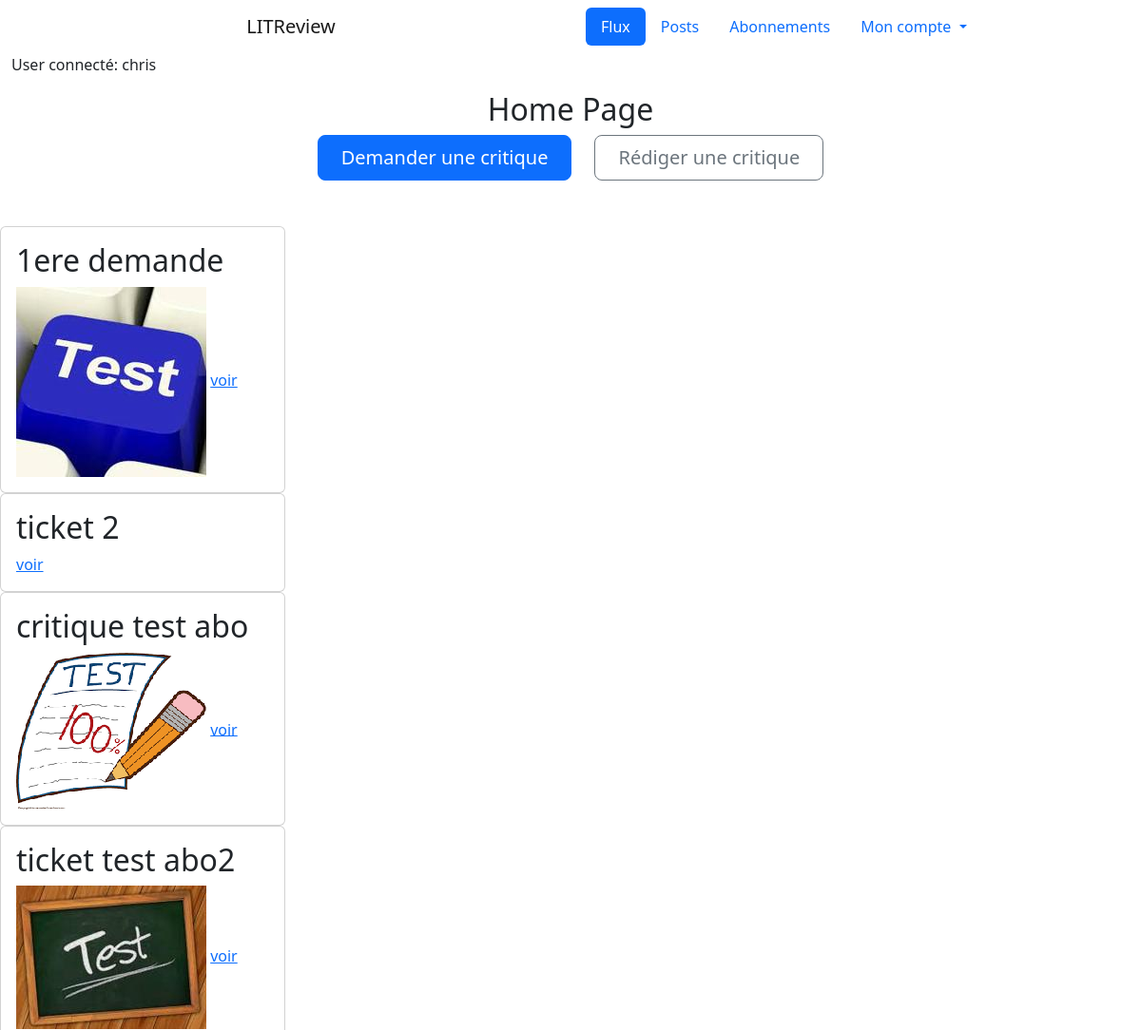
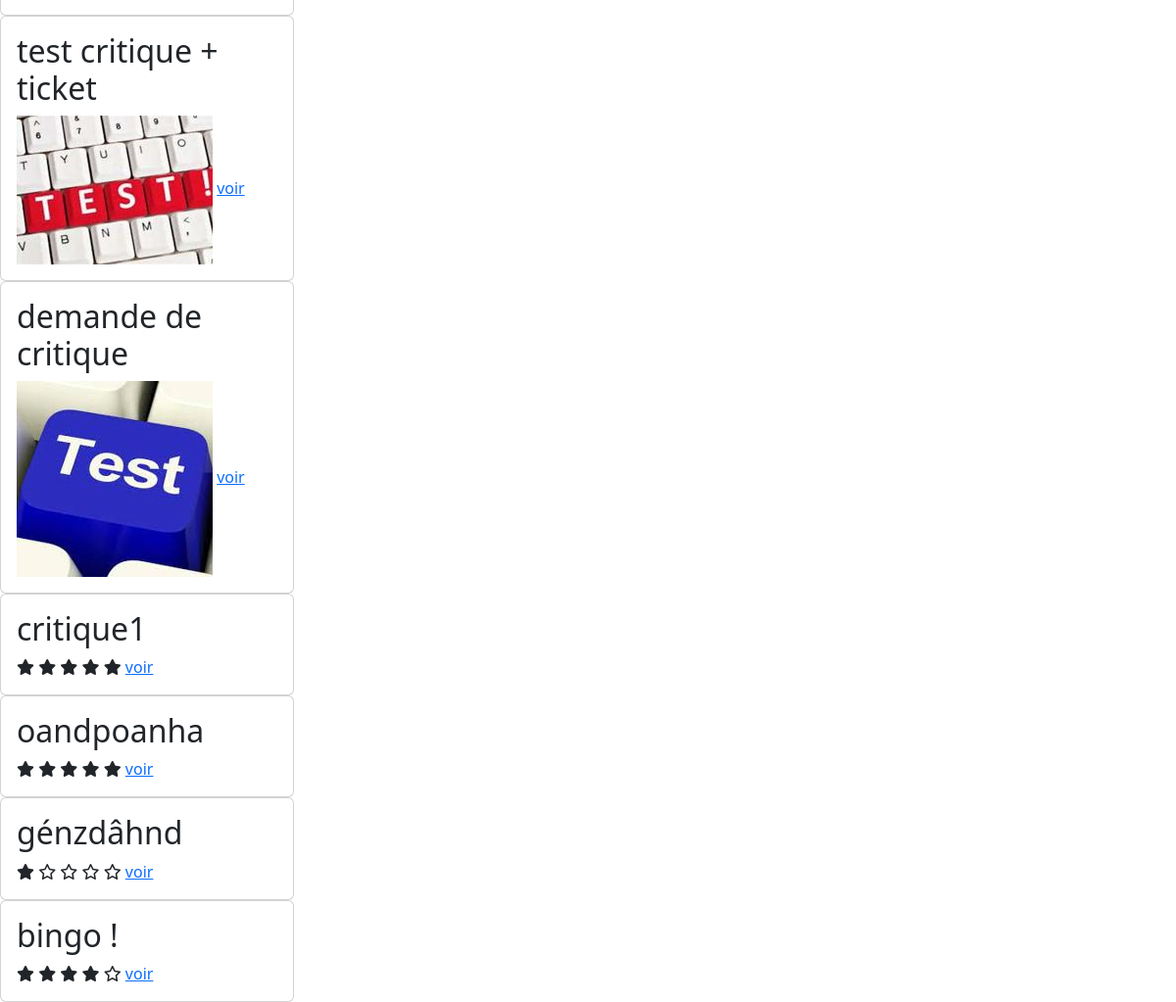
The app's page /home/ (signed in) with its own data (2 pictures, top to bottom).
### authentication/models.py (models this page shows)
class User(AbstractUser):
    follows = models.ManyToManyField(
        'self',
        symmetrical=False,
        verbose_name='abonnement',
        through='UserFollows',
        related_name='followed_users'
    )

### reviews/models.py (models this page shows, shortened)
class Ticket(models.Model):
    title = models.fields.CharField(max_length=128)
    description = models.fields.TextField(max_length=2048, blank=True)
    image = models.ImageField(null=True, blank=True)
    time_created = models.DateTimeField(auto_now_add=True)
    last_edited = models.DateTimeField(auto_now_add=True, null=True)
    user = models.ForeignKey(settings.AUTH_USER_MODEL, null=True, on_delete=models.CASCADE)
    IMAGE_MAX_SIZE = (200, 200)

class Review(models.Model):
    class Rating(models.IntegerChoices):
        ZERO = 0
        ONE = 1
        TWO = 2
        THREE = 3
        FOUR = 4
        FIVE = 5
    ticket = models.ForeignKey(Ticket, on_delete=models.CASCADE)
    headline = models.fields.CharField(max_length=128)
    body = models.fields.TextField(max_length=8192, blank=True)
    rating = models.fields.IntegerField(choices=Rating.choices, default=0)
    time_created = models.DateTimeField(auto_now_add=True)
    last_edited = models.DateTimeField(auto_now_add=True, null=True)
    user = models.ForeignKey(settings.AUTH_USER_MODEL, on_delete=models.CASCADE)

### reviews/views.py (the view)
# urls.py: 2. Add a URL to urlpatterns:  path('', views.home, name='home')
@login_required
def home(request):
    tickets = models.Ticket.objects.all()
    reviews = models.Review.objects.all()
    return render(request, 'reviews/home.html', context={'tickets': tickets, 'reviews': reviews})

### reviews/templates/reviews/home.html (shortened to what this page needs)
{% extends 'base.html' %}
{% block content %}
    <div class="row text-center">
        <h2>Home Page</h2>
    </div>
    <div class="d-grid gap-2 d-sm-flex justify-content-sm-center mb-5">
        <a type="button" class="btn btn-primary btn-lg px-4 me-sm-3"
                href="{% url 'ticket' %}">Demander une critique</a>
        <a type="button" class="btn btn-outline-secondary btn-lg px-4"
                href="{% url 'review_ticket' %}">Rédiger une critique</a>
    </div>
    <div class="col">
        {% for ticket in tickets %}
        <div class="card col-sm-3">
            <div class="card-body">
                <h2 class="card-title">{{ ticket.title }}</h2>
                {% if ticket.image %}
                    <img src="{{ ticket.image.url }}">
                {% endif %}
                    <a href="{% url 'view_ticket' ticket.id %}">voir</a>
            </div>
        </div>
        {% endfor %}
        {% for review in reviews %}
        <div class="card col-sm-3">
            <div class="card-body">
                <h2 class="card-title">{{ review.headline }}</h2>
                {% if review.rating == 0 %}
                    <i class="fa-regular fa-star"></i>
                    <i class="fa-regular fa-star"></i>
                    <i class="fa-regular fa-star"></i>
                    <i class="fa-regular fa-star"></i>
                    <i class="fa-regular fa-star"></i>
                {% elif review.rating == 1 %}
                    <i class="fa-solid fa-star"></i>
                    <i class="fa-regular fa-star"></i>
                    <i class="fa-regular fa-star"></i>
                    <i class="fa-regular fa-star"></i>
                    <i class="fa-regular fa-star"></i>
                {% elif review.rating == 2 %}
                    <i class="fa-solid fa-star"></i>
                    <i class="fa-solid fa-star"></i>
                    <i class="fa-regular fa-star"></i>
                    <i class="fa-regular fa-star"></i>
                    <i class="fa-regular fa-star"></i>
                {% elif review.rating == 3 %}
                    <i class="fa-solid fa-star"></i>
                    <i class="fa-solid fa-star"></i>
                    <i class="fa-solid fa-star"></i>
                    <i class="fa-regular fa-star"></i>
                    <i class="fa-regular fa-star"></i>
                {% elif review.rating == 4 %}
                    <i class="fa-solid fa-star"></i>
                    <i class="fa-solid fa-star"></i>
                    <i class="fa-solid fa-star"></i>
                    <i class="fa-solid fa-star"></i>
                    <i class="fa-regular fa-star"></i>
                {% elif review.rating == 5 %}
                    <i class="fa-solid fa-star"></i>
                    <i class="fa-solid fa-star"></i>
                    <i class="fa-solid fa-star"></i>
                    <i class="fa-solid fa-star"></i>
                    <i class="fa-solid fa-star"></i>
                {% endif %}
                <a href="{% url 'view_review' review.id %}">voir</a>
            </div>
        </div>
        {% endfor %}
        </div>
{% endblock content %}

### templates/base.html (shortened to what this page needs)
<html>
    <head>
        <link href="https://cdn.jsdelivr.net/npm/bootstrap@5.2.0-beta1/dist/css/bootstrap.min.css"
              rel="stylesheet"
>
    </head>
    <body>
    <div class="container-fluid">
        <div class="row">
            <header>
                <nav class="navbar-expand navbar">
                    <a class="navbar-brand col col-6 text-center" href="{% url 'home' %}">LITReview</a>
                    <div class="collapse navbar-collapse col flex-content-right" id="navbarSupportedContent">
                        <ul class="nav nav-pills flex-column flex-md-row">
                          <li class="nav-item">
                            <a class="nav-link active" aria-current="page" href="{% url 'feed' %}">Flux</a>
                          </li>
                          <li class="nav-item"><a class="nav-link" href="#">Posts</a></li>
                          <li class="nav-item"><a class="nav-link" href="{% url 'follow_users' %}">Abonnements</a></li>
                          <li class="nav-item dropdown">
                              <a class="nav-link dropdown-toggle" href="#" id="navbarDropdownMenuLink" role="button"
                                 data-bs-toggle="dropdown" aria-expanded="false">
                                Mon compte
                              </a>
                          </li>
                        </ul>
                    </div>
                </nav>
                {% if request.user.is_authenticated %}
                    <p>User connecté: {{ request.user.username }}</p>
                {% endif %}
            </header>
        </div>
    </div>
        {% block content %}
        {% endblock content %}
    </body>
</html>

### records on screen
User: user.username "chris"
Ticket: title "1ere demande", image (picture)
Ticket: title "ticket 2"
Ticket: title "critique test abo", image (picture)
Ticket: title "ticket test abo2", image (picture)
Ticket: title "test critique + ticket", image (picture)
Ticket: title "demande de critique", image (picture)
Review: headline "critique1", rating 5 (drawn)
Review: headline "oandpoanha", rating 5 (drawn)
Review: headline "génzdâhnd", rating 1 (drawn)
Review: headline "bingo !", rating 4 (drawn)
